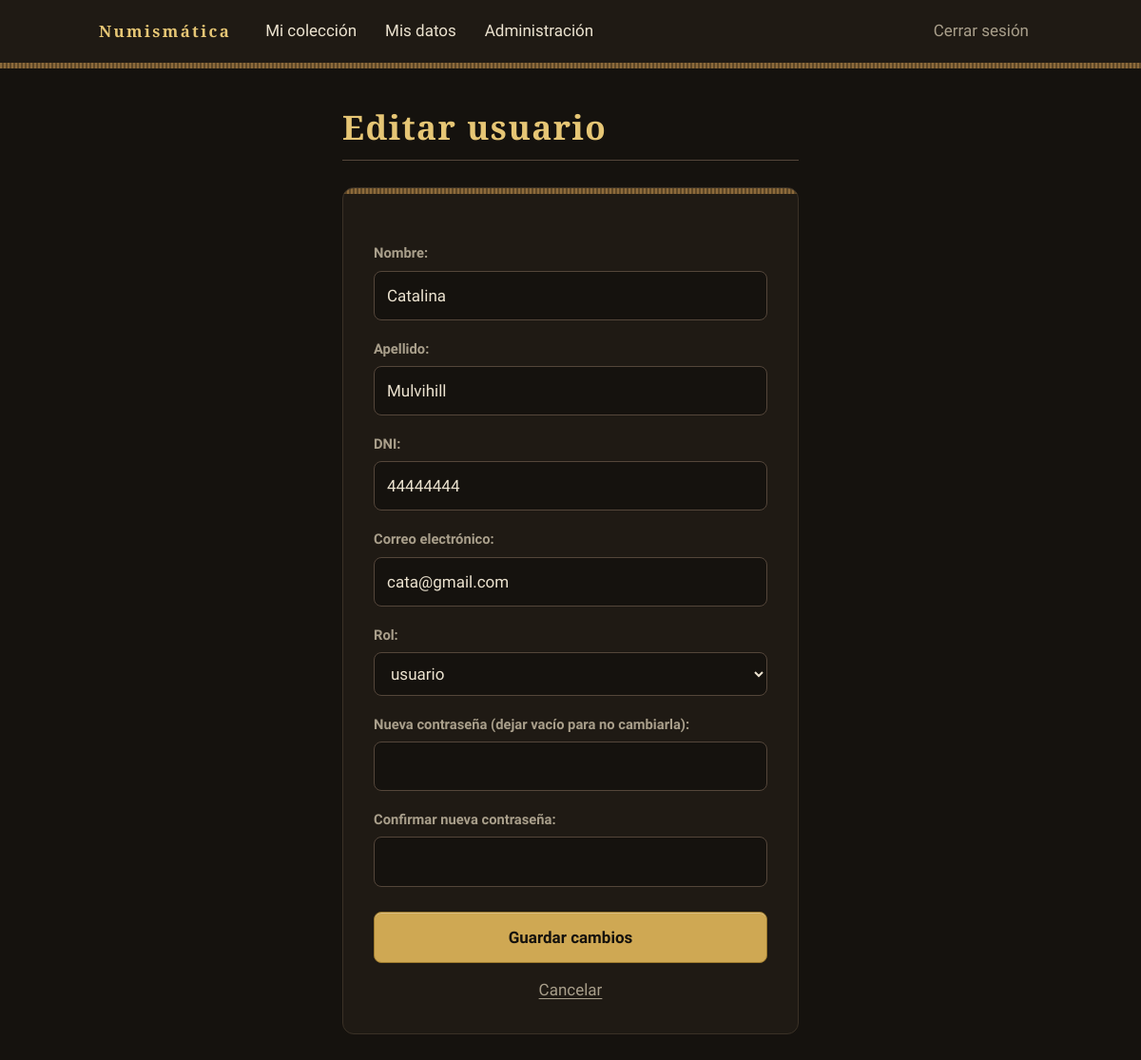
The page /usuarios_editar.php?id=8 (signed in) on the database its author committed.
### tables this page shows
CREATE TABLE `usuarios` (
  `id` int(10) UNSIGNED NOT NULL,
  `nombre` varchar(80) NOT NULL,
  `apellido` varchar(80) NOT NULL,
  `dni` varchar(20) NOT NULL,
  `email` varchar(254) NOT NULL,
  `password` varchar(255) NOT NULL,
  `rol` varchar(20) NOT NULL DEFAULT 'usuario',
  `fecha_creacion` datetime NOT NULL DEFAULT current_timestamp(),
  `fecha_archivado` datetime DEFAULT NULL
);

### funciones.php (called while the page is built)
<?php
function escapar(string $valor): string {
return htmlspecialchars($valor, ENT_QUOTES, 'UTF-8');
}

### usuarios_editar.php (the view, shortened to what this page needs)
<?php
require_once __DIR__. "/conexion.php";
require_once __DIR__. "/funciones.php";
$esPost = $_SERVER['REQUEST_METHOD'] === 'POST';
$id = filter_var($esPost ? ($_POST['id'] ?? '') : ($_GET['id'] ?? ''), FILTER_VALIDATE_INT);
$usuario = false;
try {
    $stmt = $conexionbd->prepare('SELECT id, nombre, apellido, dni, email, rol FROM usuarios WHERE id = :id AND fecha_archivado IS NULL LIMIT 1');
    $stmt->execute(['id' => $id]);
    $usuario = $stmt->fetch();
} catch (PDOException $e) {
    error_log($e->getMessage());
}
$nombre = $usuario['nombre'];
$apellido = $usuario['apellido'];
$dni = $usuario['dni'];
$email = $usuario['email'];
$rol = $usuario['rol'];
?>
<!DOCTYPE html>
<html lang="es">
<head>
    <link rel="stylesheet" href="style.css">
</head>
<body>
    <nav>
        <ul>
            <li><a href="panel.php">Mi colección</a></li>
            <li><a href="mis_datos.php">Mis datos</a></li>
            <?php if ($_SESSION['usuario_rol'] === 'admin'): ?>
                <li><a href="admin_usuarios.php">Administración</a></li>
            <?php endif; ?>
            <li><a href="logout.php">Cerrar sesión</a></li>
        </ul>
    </nav>
<main>
<h1>Editar usuario</h1>
    <form action="usuarios_editar.php" method="POST" class="formulario">
        <label for="nombre">Nombre:</label>
        <input type="text" id="nombre" name="nombre" maxlength="80" value="<?= escapar($nombre) ?>" required>
        <label for="apellido">Apellido:</label>
        <input type="text" id="apellido" name="apellido" maxlength="80" value="<?= escapar($apellido) ?>" required>
        <label for="dni">DNI:</label>
        <input type="text" id="dni" name="dni" inputmode="numeric" pattern="[0-9]{7,8}" maxlength="8" value="<?= escapar($dni) ?>" required>
        <label for="email">Correo electrónico:</label>
        <input type="email" id="email" name="email" maxlength="254" value="<?= escapar($email) ?>" required>
        <label for="rol">Rol:</label>
        <select id="rol" name="rol">
            <option value="usuario" <?= $rol === 'usuario' ? 'selected' : '' ?>>usuario</option>
        </select>
        <label for="password">Nueva contraseña (dejar vacío para no cambiarla):</label>
        <input type="password" id="password" name="password" maxlength="30">
        <label for="conf_password">Confirmar nueva contraseña:</label>
        <input type="password" id="conf_password" name="conf_password" maxlength="30">
        <button type="submit">Guardar cambios</button>
        <a href="admin_usuarios.php">Cancelar</a>
    </form>
</main>
</body>
</html>

### style.css (style rules this page uses)
:root { color-scheme: dark; --fondo: #15120e; --superficie: #1f1a14; --superficie-2: #2a231b; --borde: #3a3126; --borde-fuerte: #54463a; --texto: #ece3d0; --texto-fuerte: #f8f1df; --texto-suave: #a99f8b; --oro: #cfa853; --oro-claro: #e6c675; --oro-oscuro: #9c7a2e; --plata: #c2c6c9; --bronce: #8c6a3b; --bronce-oscuro: #5e4727; --verdin: #5fb5a0; --error: #e07a6e; --f-titulo: "Cinzel", "Trajan Pro", Georgia, "Times New Roman", serif; --f-texto: "Source Sans 3", system-ui, "Segoe UI", sans-serif; --canto: repeating-linear-gradient(90deg, var(--bronce) 0 2px, var(--bronce-oscuro) 2px 4px); }
*, *::before, *::after { box-sizing: border-box; }
html { -webkit-text-size-adjust: 100%; }
body { margin: 0; min-height: 100vh; background: var(--fondo); color: var(--texto); font-family: var(--f-texto); font-size: 1.0625rem; line-height: 1.65; }
main { max-width: 1040px; margin: 0 auto; padding: 40px 24px 72px; }
main:has(> .formulario) { max-width: 528px; }
h1, h2, h3 { margin: 0 0 0.6em; font-family: var(--f-titulo); font-weight: 600; line-height: 1.2; letter-spacing: 0.04em; color: var(--oro-claro); }
h1 { margin-bottom: 24px; padding-bottom: 14px; font-size: clamp(1.6rem, 1.2rem + 1.6vw, 2.2rem); border-bottom: 1px solid var(--borde-fuerte); }
a { color: var(--oro); text-decoration-thickness: 1px; text-underline-offset: 3px; }
nav { background: var(--superficie); }
nav::after { content: ""; display: block; height: 6px; background: var(--canto); }
nav ul { max-width: 1040px; margin: 0 auto; padding: 0 24px; list-style: none; display: flex; flex-wrap: wrap; align-items: center; gap: 2px; }
nav ul::before { content: "Numismática"; margin-right: 20px; padding: 16px 0; font-family: var(--f-titulo); font-weight: 600; font-size: 1.05rem; letter-spacing: 0.14em; color: var(--oro-claro); }
nav a { display: block; padding: 18px 14px; color: var(--texto); text-decoration: none; border-bottom: 2px solid transparent; transition: color 0.15s, border-color 0.15s; }
nav li:last-child { margin-left: auto; }
nav li:last-child a { color: var(--texto-suave); }
.formulario { max-width: 480px; margin: 28px auto; padding: 38px 32px 32px; background: var(--canto) top / 100% 6px no-repeat, var(--superficie); border: 1px solid var(--borde); border-radius: 12px; }
.formulario label { display: block; margin: 18px 0 6px; font-size: 0.92rem; font-weight: 600; color: var(--texto-suave); }
input, select, textarea { width: 100%; padding: 11px 13px; background: var(--fondo); color: var(--texto); border: 1px solid var(--borde-fuerte); border-radius: 8px; font: inherit; transition: border-color 0.15s, box-shadow 0.15s; }
input::placeholder, textarea::placeholder { color: #6f6656; }
.formulario > a { display: block; margin-top: 14px; text-align: center; color: var(--texto-suave); }
button { padding: 10px 20px; background: var(--oro); color: var(--fondo); border: 1px solid var(--oro-oscuro); border-radius: 8px; font: inherit; font-weight: 600; cursor: pointer; box-shadow: inset 0 1px 0 rgba(255, 255, 255, 0.28); transition: background 0.15s, transform 0.05s; }
.formulario button { width: 100%; margin-top: 26px; padding: 12px 20px; }

### rows shown on the page
usuarios: nombre "Catalina", apellido "Mulvihill", dni "44444444", email "cata@gmail.com", rol "usuario"
